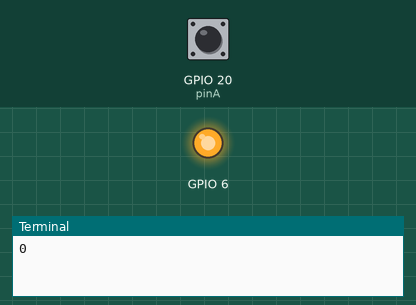
This program was run on a simulated Raspberry Pi (BCM pin numbers). Shown: output pins drawn as LEDs (lit = HIGH), the last lines printed to the terminal. Inputs (shaded band) come from the test bench; at power-on: GPIO 20 (pinA) HIGH. At 20.0 s the program stops and its outputs stay as they are.

Above: at 0.1 s.
At 20.1 s:
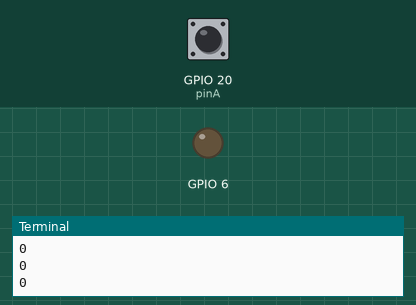
Timing chart, 0 to 21.5 s (numbered marks = the images above):
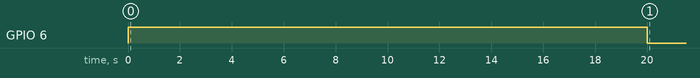

The program:

read_encoder.py
```python
# ロータリーエンコーダを読むプログラム

import RPi.GPIO as GPIO
import time

GPIO.setmode(GPIO.BCM)

pinA = 20
pinB = 21

GPIO.setup(6, GPIO.OUT)
GPIO.setup(pinA, GPIO.IN, pull_up_down=GPIO.PUD_UP)
GPIO.setup(pinB, GPIO.IN, pull_up_down=GPIO.PUD_UP)

GPIO.output(6, True)

count = 0

def callback(pinA):
  global count
  if (GPIO.input(pinA) == GPIO.input(pinB)):
    count = count + 1
  else:
    count = count - 1

GPIO.add_event_detect(pinA, GPIO.BOTH)
GPIO.add_event_callback(pinA, callback)

for _ in range(20):
  print(count)
  time.sleep(1)

GPIO.cleanup()
```
